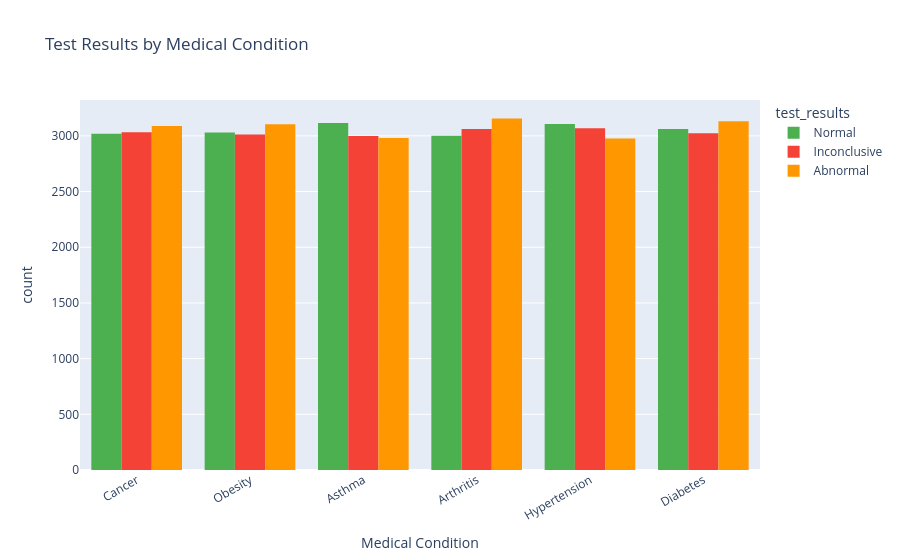

The cell this chart's notebook holds for it:
### Code cell
# Test results breakdown by medical condition
fig = px.histogram(df, x='medical_condition', color='test_results',
                   barmode='group',
                   title='Test Results by Medical Condition',
                   labels={'medical_condition': 'Medical Condition',
                           'count': 'Number of Patients'},
                   color_discrete_sequence=['#4CAF50', '#F44336', '#FF9800'])
fig.update_layout(xaxis_tickangle=-30)
fig.show()

### Figure 1 — Plotly figure (JSON) as saved in the notebook; plotly's stock layout.template omitted (floating-point values rounded to 4 significant figures; data arrays with more than 128 entries replaced by an {"elided": "..."} marker saying what was removed)
{"data": [{"alignmentgroup": "True", "bingroup": "x", "hovertemplate": "test_results=Normal<br>Medical Condition=%{x}<br>count=%{y}<extra></extra>", "legendgroup": "Normal", "marker": {"color": "#4CAF50", "pattern": {"shape": ""}}, "name": "Normal", "offsetgroup": "Normal", "orientation": "v", "showlegend": true, "type": "histogram", "x": {"elided": "18331 str values"}, "xaxis": "x", "yaxis": "y"}, {"alignmentgroup": "True", "bingroup": "x", "hovertemplate": "test_results=Inconclusive<br>Medical Condition=%{x}<br>count=%{y}<extra></extra>", "legendgroup": "Inconclusive", "marker": {"color": "#F44336", "pattern": {"shape": ""}}, "name": "Inconclusive", "offsetgroup": "Inconclusive", "orientation": "v", "showlegend": true, "type": "histogram", "x": {"elided": "18198 str values"}, "xaxis": "x", "yaxis": "y"}, {"alignmentgroup": "True", "bingroup": "x", "hovertemplate": "test_results=Abnormal<br>Medical Condition=%{x}<br>count=%{y}<extra></extra>", "legendgroup": "Abnormal", "marker": {"color": "#FF9800", "pattern": {"shape": ""}}, "name": "Abnormal", "offsetgroup": "Abnormal", "orientation": "v", "showlegend": true, "type": "histogram", "x": {"elided": "18437 str values"}, "xaxis": "x", "yaxis": "y"}], "layout": {"barmode": "group", "legend": {"title": {"text": "test_results"}, "tracegroupgap": 0}, "title": {"text": "Test Results by Medical Condition"}, "xaxis": {"anchor": "y", "domain": [0.0, 1.0], "tickangle": -30, "title": {"text": "Medical Condition"}}, "yaxis": {"anchor": "x", "domain": [0.0, 1.0], "title": {"text": "count"}}}}
